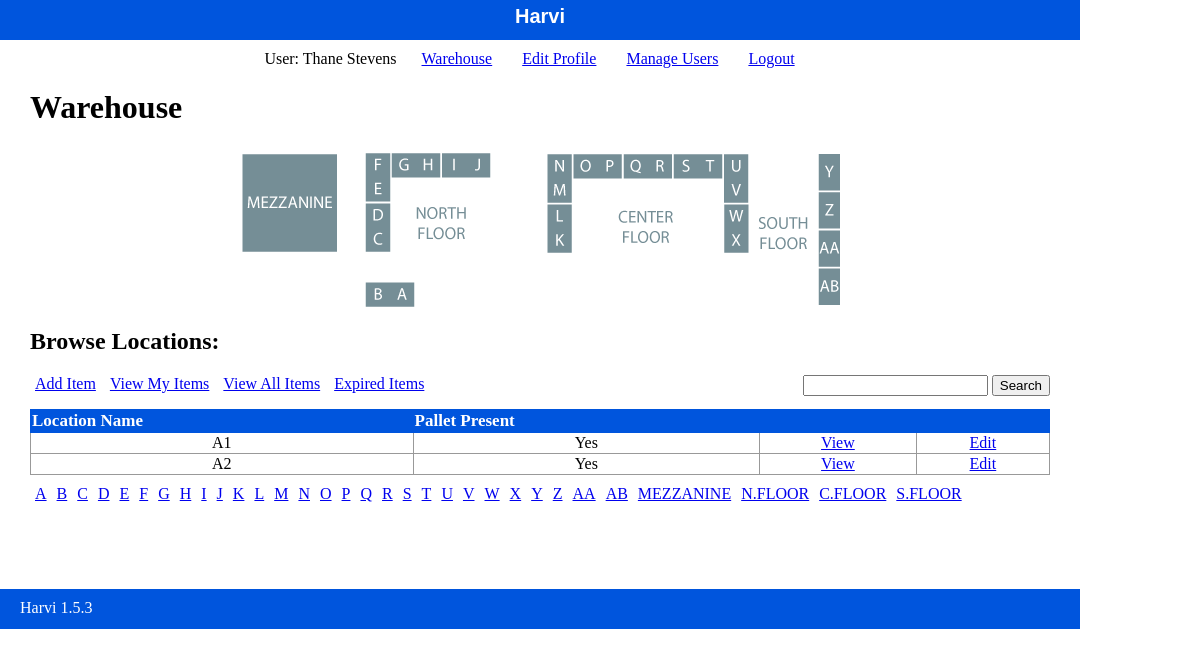
The page /staff/index.php (signed in) on the database its author committed.
### tables this page shows
CREATE TABLE `locations` (
  `location_id` int(11) unsigned NOT NULL AUTO_INCREMENT,
  `location_name` varchar(20) NOT NULL,
  `pallet` tinyint(1) DEFAULT 0,
  `img` varchar(50) DEFAULT NULL,
  `level_img` varchar(50) DEFAULT NULL,
  PRIMARY KEY (`location_id`)
);

### private/auth_functions.php (called while the page is built, shortened)
<?php
  function get_viewer_type() {
    return (int)$_SESSION['type'];
  }
  function is_manager() {
    $type = get_viewer_type();
    if($type === 1 || $type === 2) {
      return true;
    }else{
      return false;
    }
  }
?>

### private/query_functions.php (called while the page is built, shortened)
<?php
  function locations_by_alphabet($region = 'a') {
    global $db;
    $sql = "select * from locations ";
    $sql .= "where location_name like '" . strtolower($region) . "_' ";
    $sql .= "order by location_name ";
    $data = mysqli_query($db, $sql);
    return $data;
  }
?>

### public/staff/index.php (the view, shortened to what this page needs)
<?php
  $region = $_GET['region'] ?? 'a';
  $locations = locations_by_alphabet($region);
?>
<?php include(SHARED_PATH . '/staff_header.php'); ?>
<div id="content">
  <div class="admin listing">
    <h1>Warehouse</h1>
    <div class="layout">
      <img src="<?php if(!isset($_GET['region'])){echo "/images/layout.png";}else{echo "/images/layout-" . $_GET['region'] . ".png";} ?>" alt="layout">
    </div>
    <h2>Browse Locations:</h2>
    <div class="links">
      <div class="actions">
        <a class="action" href="<?php echo url_for('/staff/new.php'); ?>">Add Item</a>
        <a class="action" href="<?php echo url_for('/staff/my_items.php'); ?>">View My Items</a>
        <a class="action" href="<?php echo url_for('/staff/list_items.php'); ?>">View All Items</a>
        <?php if(is_manager()) { ?>
          <a class="action" href="<?php echo url_for('/staff/audit_list.php'); ?>">Expired Items</a>
        <?php } ?>
      </div>
      <div class="search">
        <form action="<?php echo url_for('/staff/search.php'); ?>" method="post">
          <input type="search" name="search" id="search">
          <input type="submit" value="Search">
        </form>
      </div>
    </div>
    <div class="table">
      <table class="locations-table list">
        <tr>
          <th>Location Name</th>
          <th>Pallet Present</th>
          <th>&nbsp;</th>
          <?php if(is_manager()) { ?>
            <th>&nbsp;</th>
          <?php } ?>
        </tr>
        <?php while($location = mysqli_fetch_assoc($locations)) { ?>
          <tr>
            <td><?php echo h(strtoupper($location['location_name'])); ?></td>
            <td><?php echo $location['pallet'] ? "Yes" : "No"; ?></td>
            <td><a class="action" href="<?php echo url_for('/staff/locations/show.php?id=' . h(u($location['location_id']))); ?>">View</a></td>
            <?php if(is_manager()) { ?>
              <td><a class="action" href="<?php echo url_for('/staff/locations/edit.php?id=' . h(u($location['location_id']))); ?>">Edit</a></td>
            <?php } ?>
          </tr>
        <?php } ?>
      </table>
    </div>
  </div>
</div>
<?php include(SHARED_PATH . '/staff_footer.php'); ?>

### public/stylesheets/staff.css (style rules this page uses)
html { height: 100%; width: 100%; }
body { height: auto; width: 100%; margin: 0; padding: 0; }
a { margin: 5px; }
#content { width: 1020px; min-height: 500px; padding: 0 30px; }
.actions { margin-bottom: 1em; }
table { border-collapse: collapse; vertical-align: top; margin-bottom: 10px; }
.table { margin-bottom: 50px; }
table.list { width: 100%; }
table.list tr td { border: 1px solid #999999; text-align: center; }
table.list tr th { border: 1px solid #a00; background: #a00; color: white; text-align: left; font-size: 17px; }
table.locations-table tr th { border: 1px solid #05d; background: #05d; color: white; text-align: left; }
.links { display: flex; justify-content: space-between; }
.layout { display: flex; justify-content: center; align-items: center; }

### rows shown on the page
locations: location_name "A1", pallet "Yes"
locations: location_name "A2", pallet "Yes"

### other values the page prints
$_SESSION['name'] "Thane Stevens"
VERSION_NUMBER "1.5.3"
